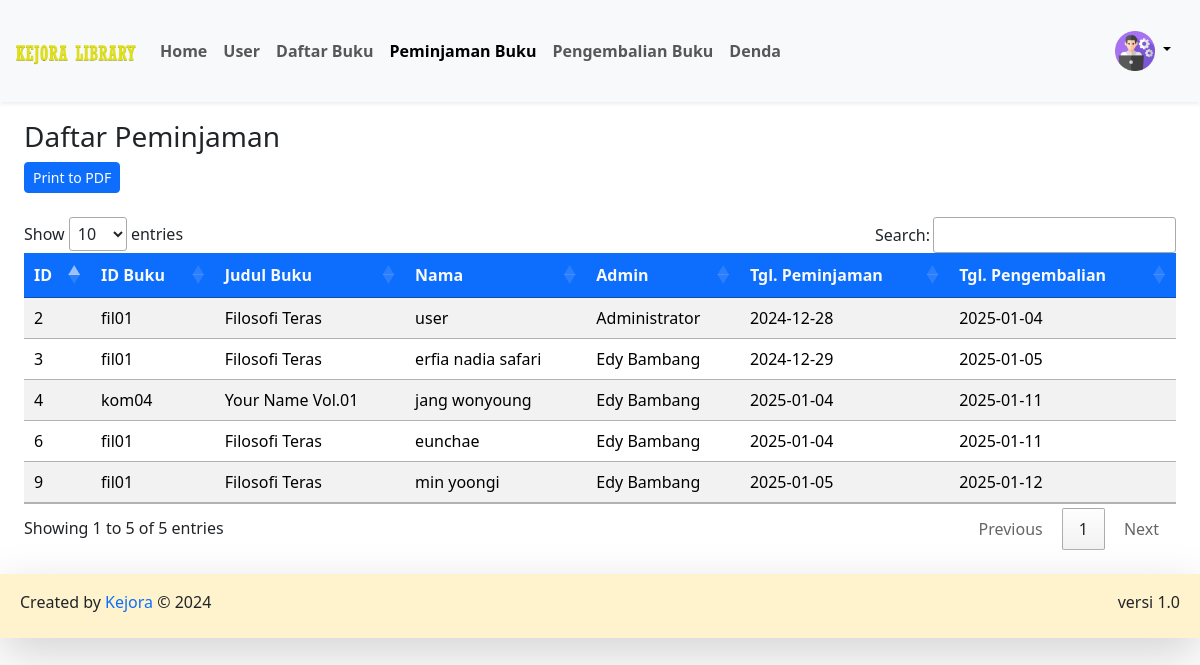
Page /admin/peminjamanBuku.php (signed in) on the committed database.
### tables this page shows
CREATE TABLE `peminjaman` (
  `id_peminjaman` int NOT NULL,
  `id_buku` varchar(20) NOT NULL,
  `user_id` int NOT NULL,
  `id_admin` int NOT NULL,
  `tgl_peminjaman` date NOT NULL,
  `tgl_pengembalian` date NOT NULL
);

CREATE TABLE `buku` (
  `cover` varchar(255) NOT NULL,
  `id_buku` varchar(20) NOT NULL,
  `kategori` varchar(255) NOT NULL,
  `judul` varchar(255) NOT NULL,
  `pengarang` varchar(255) NOT NULL,
  `penerbit` varchar(255) NOT NULL,
  `tahun_terbit` date NOT NULL,
  `jumlah_halaman` int NOT NULL,
  `buku_deskripsi` text NOT NULL
);

CREATE TABLE `users` (
  `user_id` int NOT NULL,
  `email` varchar(100) DEFAULT NULL,
  `username` varchar(255) NOT NULL,
  `nama` varchar(255) NOT NULL,
  `password` varchar(255) NOT NULL,
  `jenis_kelamin` varchar(20) NOT NULL,
  `no_tlp` varchar(15) NOT NULL,
  `tgl_pendaftaran` date NOT NULL,
  `role` enum('ADMIN','USER') NOT NULL
);

### config/config.php (called while the page is built, shortened)
<?php
$host = "127.0.0.1";
$username = "root";
$password = "";
$database_name = "kejora_library";
$connection = mysqli_connect($host, $username, $password, $database_name);
function queryReadData($dataKategori)
{
  global $connection;
  $result = mysqli_query($connection, $dataKategori);
  $items = [];
  while ($item = mysqli_fetch_assoc($result)) {
    $items[] = $item;
  }
  return $items;
}

### admin/peminjamanBuku.php (the view, shortened to what this page needs)
<?php
require "../config/config.php";
$dataPeminjam = queryReadData("SELECT peminjaman.id_peminjaman, peminjaman.id_buku, buku.judul, peminjaman.user_id, users.nama, admin.nama as nama_admin,  peminjaman.tgl_peminjaman, peminjaman.tgl_pengembalian
FROM peminjaman
INNER JOIN users ON peminjaman.user_id = users.user_id
INNER JOIN  users admin ON peminjaman.id_admin = admin.user_id
INNER JOIN buku ON peminjaman.id_buku = buku.id_buku");
?>
<!DOCTYPE html>
<html lang="en">
<head>
  <link href="../assets/bootstrap/bootstrap.min.css" rel="stylesheet">
  <link href="https://cdn.datatables.net/1.13.6/css/jquery.dataTables.min.css" rel="stylesheet">
</head>
<body>
  <?php include 'navbar.php'; ?>
  <div class="p-4 mt-5">
    <div class="mt-5">
      <h3>Daftar Peminjaman</h3>
      <button id="printPDF" class="btn btn-sm btn-primary mb-2">Print to PDF</button>
      <div class="table-responsive mt-3">
        <table id="datatable" class="table table-striped table-hover">
          <thead class="text-center">
            <tr>
              <th class="bg-primary text-light">ID</th>
              <th class="bg-primary text-light">ID Buku</th>
              <th class="bg-primary text-light">Judul Buku</th>
              <th class="bg-primary text-light">Nama</th>
              <th class="bg-primary text-light">Admin</th>
              <th class="bg-primary text-light">Tgl. Peminjaman</th>
              <th class="bg-primary text-light">Tgl. Pengembalian</th>
            </tr>
          </thead>
          <tbody>
            <?php foreach ($dataPeminjam as $item) : ?>
              <tr>
                <td><?= $item["id_peminjaman"]; ?></td>
                <td><?= $item["id_buku"]; ?></td>
                <td><?= $item["judul"]; ?></td>
                <td><?= $item["nama"]; ?></td>
                <td><?= $item["nama_admin"]; ?></td>
                <td><?= $item["tgl_peminjaman"]; ?></td>
                <td><?= $item["tgl_pengembalian"]; ?></td>
              </tr>
            <?php endforeach; ?>
          </tbody>
        </table>
      </div>
    </div>
  </div>
  <footer class="bg-warning-subtle text-dark shadow-lg bg-subtle p-2">
    <div class="container-fluid d-flex justify-content-between">
      <p class="mt-2">Created by <span class="text-primary"> Kejora</span> © 2024</p>
      <p class="mt-2">versi 1.0</p>
    </div>
  </footer>
</body>
</html>

### rows in the picture
peminjaman: id_peminjaman "2", id_buku "fil01", id_buku.judul "Filosofi Teras", user.nama "user", id_admin.nama "Administrator", tgl_peminjaman "2024-12-28", tgl_pengembalian "2025-01-04"
peminjaman: id_peminjaman "3", id_buku "fil01", id_buku.judul "Filosofi Teras", user.nama "erfia nadia safari", id_admin.nama "Edy Bambang", tgl_peminjaman "2024-12-29", tgl_pengembalian "2025-01-05"
peminjaman: id_peminjaman "4", id_buku "kom04", id_buku.judul "Your Name Vol.01", user.nama "jang wonyoung", id_admin.nama "Edy Bambang", tgl_peminjaman "2025-01-04", tgl_pengembalian "2025-01-11"
peminjaman: id_peminjaman "6", id_buku "fil01", id_buku.judul "Filosofi Teras", user.nama "eunchae", id_admin.nama "Edy Bambang", tgl_peminjaman "2025-01-04", tgl_pengembalian "2025-01-11"
peminjaman: id_peminjaman "9", id_buku "fil01", id_buku.judul "Filosofi Teras", user.nama "min yoongi", id_admin.nama "Edy Bambang", tgl_peminjaman "2025-01-05", tgl_pengembalian "2025-01-12"
